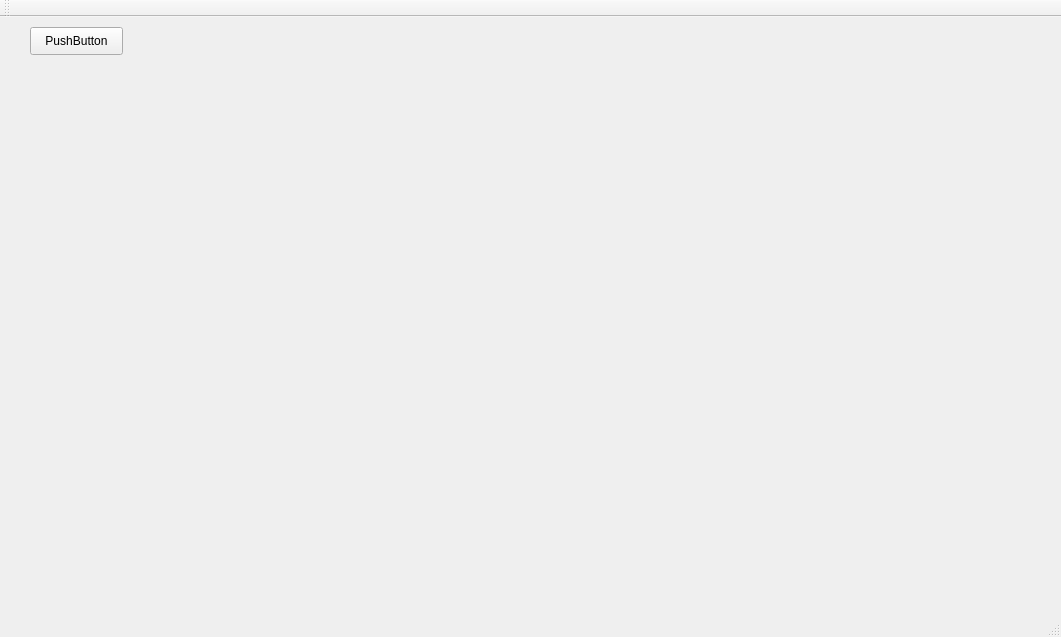
<?xml version="1.0" encoding="UTF-8"?>
<ui version="4.0">
 <class>MainWindow</class>
 <widget class="QMainWindow" name="MainWindow">
  <property name="geometry">
   <rect>
    <x>0</x>
    <y>0</y>
    <width>1061</width>
    <height>637</height>
   </rect>
  </property>
  <property name="windowTitle">
   <string>MainWindow</string>
  </property>
  <widget class="QWidget" name="centralWidget">
   <widget class="QPushButton" name="pushButton">
    <property name="geometry">
     <rect>
      <x>30</x>
      <y>10</y>
      <width>93</width>
      <height>28</height>
     </rect>
    </property>
    <property name="text">
     <string>PushButton</string>
    </property>
   </widget>
   <widget class="QCustomPlot" name="widget" native="true">
    <property name="geometry">
     <rect>
      <x>80</x>
      <y>90</y>
      <width>851</width>
      <height>451</height>
     </rect>
    </property>
   </widget>
  </widget>
  <widget class="QMenuBar" name="menuBar">
   <property name="geometry">
    <rect>
     <x>0</x>
     <y>0</y>
     <width>1061</width>
     <height>26</height>
    </rect>
   </property>
  </widget>
  <widget class="QToolBar" name="mainToolBar">
   <attribute name="toolBarArea">
    <enum>TopToolBarArea</enum>
   </attribute>
   <attribute name="toolBarBreak">
    <bool>false</bool>
   </attribute>
  </widget>
  <widget class="QStatusBar" name="statusBar"/>
 </widget>
 <layoutdefault spacing="6" margin="11"/>
 <customwidgets>
  <customwidget>
   <class>QCustomPlot</class>
   <extends>QWidget</extends>
   <header>qcustomplot.h</header>
   <container>1</container>
  </customwidget>
 </customwidgets>
 <resources/>
 <connections/>
</ui>
